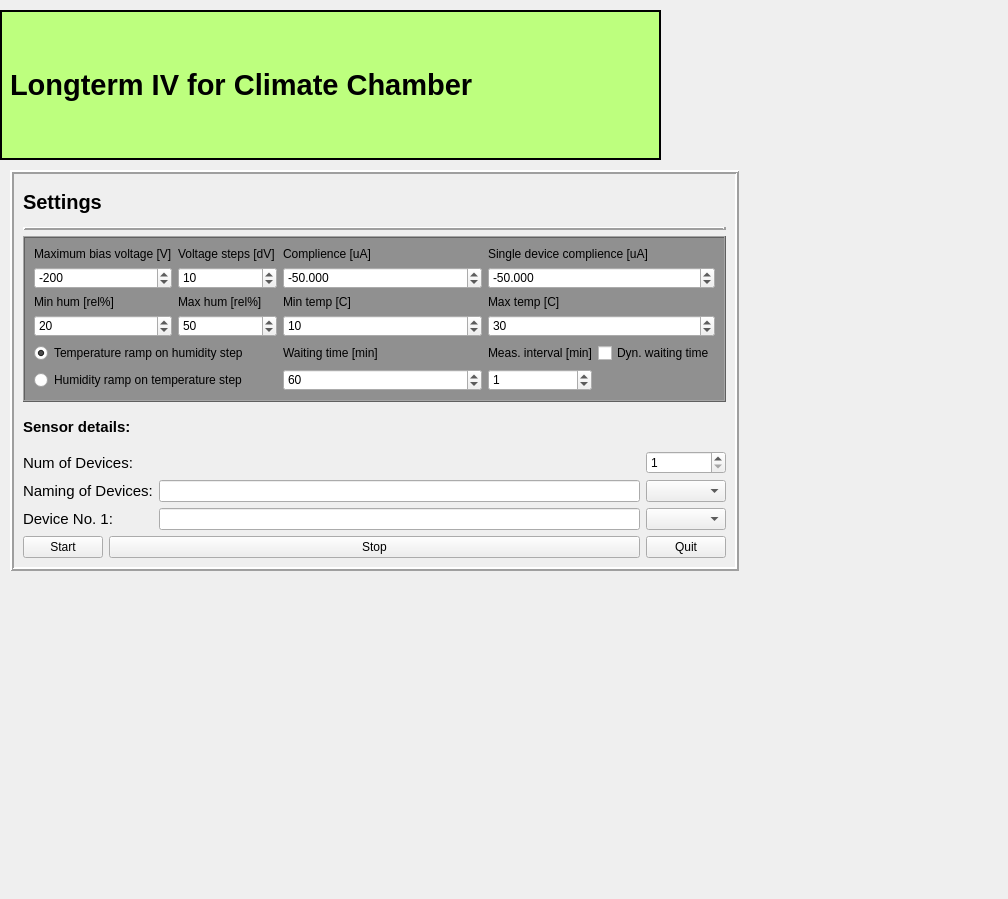
<?xml version="1.0" encoding="UTF-8"?>
<ui version="4.0">
 <class>Form</class>
 <widget class="QWidget" name="Form">
  <property name="geometry">
   <rect>
    <x>0</x>
    <y>0</y>
    <width>1008</width>
    <height>899</height>
   </rect>
  </property>
  <property name="windowTitle">
   <string>Form</string>
  </property>
  <widget class="QLabel" name="Title">
   <property name="geometry">
    <rect>
     <x>0</x>
     <y>10</y>
     <width>661</width>
     <height>150</height>
    </rect>
   </property>
   <property name="sizePolicy">
    <sizepolicy hsizetype="Preferred" vsizetype="Fixed">
     <horstretch>0</horstretch>
     <verstretch>0</verstretch>
    </sizepolicy>
   </property>
   <property name="maximumSize">
    <size>
     <width>16777215</width>
     <height>150</height>
    </size>
   </property>
   <property name="font">
    <font>
     <pointsize>22</pointsize>
     <weight>75</weight>
     <bold>true</bold>
    </font>
   </property>
   <property name="autoFillBackground">
    <bool>false</bool>
   </property>
   <property name="styleSheet">
    <string notr="true">background-color: rgb(189, 255, 126);</string>
   </property>
   <property name="frameShape">
    <enum>QFrame::WinPanel</enum>
   </property>
   <property name="text">
    <string>Longterm IV for Climate Chamber</string>
   </property>
   <property name="scaledContents">
    <bool>true</bool>
   </property>
  </widget>
  <widget class="QFrame" name="frame_2">
   <property name="geometry">
    <rect>
     <x>10</x>
     <y>170</y>
     <width>729</width>
     <height>401</height>
    </rect>
   </property>
   <property name="autoFillBackground">
    <bool>true</bool>
   </property>
   <property name="frameShape">
    <enum>QFrame::Box</enum>
   </property>
   <property name="frameShadow">
    <enum>QFrame::Raised</enum>
   </property>
   <property name="lineWidth">
    <number>2</number>
   </property>
   <layout class="QGridLayout" name="gridLayout_2">
    <item row="0" column="0" colspan="2">
     <widget class="QLabel" name="label_3">
      <property name="font">
       <font>
        <pointsize>15</pointsize>
        <weight>75</weight>
        <bold>true</bold>
       </font>
      </property>
      <property name="text">
       <string>Settings </string>
      </property>
     </widget>
    </item>
    <item row="1" column="0" colspan="4">
     <widget class="Line" name="line_2">
      <property name="frameShadow">
       <enum>QFrame::Raised</enum>
      </property>
      <property name="lineWidth">
       <number>3</number>
      </property>
      <property name="orientation">
       <enum>Qt::Horizontal</enum>
      </property>
     </widget>
    </item>
    <item row="2" column="0" colspan="4">
     <widget class="QFrame" name="IV_settings_settings_2">
      <property name="maximumSize">
       <size>
        <width>16777215</width>
        <height>16777215</height>
       </size>
      </property>
      <property name="font">
       <font>
        <weight>75</weight>
        <bold>true</bold>
        <underline>false</underline>
       </font>
      </property>
      <property name="styleSheet">
       <string notr="true">QFrame { background :rgb(144, 144, 144) }</string>
      </property>
      <property name="frameShape">
       <enum>QFrame::Box</enum>
      </property>
      <property name="frameShadow">
       <enum>QFrame::Raised</enum>
      </property>
      <layout class="QGridLayout" name="gridLayout">
       <item row="0" column="1">
        <widget class="QLabel" name="voltages_steps_label_2">
         <property name="text">
          <string>Voltage steps [dV]</string>
         </property>
        </widget>
       </item>
       <item row="0" column="0">
        <widget class="QLabel" name="max_voltage_label_IV_2">
         <property name="text">
          <string>Maximum bias voltage [V]</string>
         </property>
        </widget>
       </item>
       <item row="1" column="2" colspan="2">
        <widget class="QDoubleSpinBox" name="complience_IV_2">
         <property name="decimals">
          <number>3</number>
         </property>
         <property name="minimum">
          <double>-1000.000000000000000</double>
         </property>
         <property name="maximum">
          <double>0.000000000000000</double>
         </property>
         <property name="singleStep">
          <double>0.100000000000000</double>
         </property>
         <property name="value">
          <double>-50.000000000000000</double>
         </property>
        </widget>
       </item>
       <item row="1" column="1">
        <widget class="QDoubleSpinBox" name="voltage_steps_IV_2">
         <property name="buttonSymbols">
          <enum>QAbstractSpinBox::UpDownArrows</enum>
         </property>
         <property name="decimals">
          <number>0</number>
         </property>
         <property name="maximum">
          <double>1000.000000000000000</double>
         </property>
         <property name="value">
          <double>10.000000000000000</double>
         </property>
        </widget>
       </item>
       <item row="0" column="2" colspan="2">
        <widget class="QLabel" name="complience_label_IV_3">
         <property name="text">
          <string>Complience [uA]</string>
         </property>
        </widget>
       </item>
       <item row="1" column="0">
        <widget class="QDoubleSpinBox" name="max_voltage_IV_2">
         <property name="decimals">
          <number>0</number>
         </property>
         <property name="minimum">
          <double>-1000.000000000000000</double>
         </property>
         <property name="maximum">
          <double>0.000000000000000</double>
         </property>
         <property name="singleStep">
          <double>10.000000000000000</double>
         </property>
         <property name="value">
          <double>-200.000000000000000</double>
         </property>
        </widget>
       </item>
       <item row="2" column="0">
        <widget class="QLabel" name="max_voltage_label_IV_3">
         <property name="text">
          <string>Min hum [rel%]</string>
         </property>
        </widget>
       </item>
       <item row="2" column="1">
        <widget class="QLabel" name="max_voltage_label_IV_4">
         <property name="text">
          <string>Max hum [rel%]</string>
         </property>
        </widget>
       </item>
       <item row="5" column="0" colspan="2">
        <widget class="QRadioButton" name="humramp_radio">
         <property name="text">
          <string>Humidity ramp on temperature step</string>
         </property>
        </widget>
       </item>
       <item row="3" column="2" colspan="2">
        <widget class="QDoubleSpinBox" name="min_temp">
         <property name="decimals">
          <number>0</number>
         </property>
         <property name="minimum">
          <double>0.000000000000000</double>
         </property>
         <property name="maximum">
          <double>200.000000000000000</double>
         </property>
         <property name="singleStep">
          <double>5.000000000000000</double>
         </property>
         <property name="value">
          <double>10.000000000000000</double>
         </property>
        </widget>
       </item>
       <item row="4" column="0" colspan="2">
        <widget class="QRadioButton" name="tempramp_radio">
         <property name="text">
          <string>Temperature ramp on humidity step</string>
         </property>
         <property name="checked">
          <bool>true</bool>
         </property>
        </widget>
       </item>
       <item row="3" column="0">
        <widget class="QDoubleSpinBox" name="min_hum">
         <property name="decimals">
          <number>0</number>
         </property>
         <property name="minimum">
          <double>0.000000000000000</double>
         </property>
         <property name="maximum">
          <double>100.000000000000000</double>
         </property>
         <property name="singleStep">
          <double>5.000000000000000</double>
         </property>
         <property name="value">
          <double>20.000000000000000</double>
         </property>
        </widget>
       </item>
       <item row="3" column="1">
        <widget class="QDoubleSpinBox" name="max_hum">
         <property name="decimals">
          <number>0</number>
         </property>
         <property name="minimum">
          <double>0.000000000000000</double>
         </property>
         <property name="maximum">
          <double>100.000000000000000</double>
         </property>
         <property name="singleStep">
          <double>5.000000000000000</double>
         </property>
         <property name="value">
          <double>50.000000000000000</double>
         </property>
        </widget>
       </item>
       <item row="3" column="4" colspan="2">
        <widget class="QDoubleSpinBox" name="max_temp">
         <property name="decimals">
          <number>0</number>
         </property>
         <property name="minimum">
          <double>0.000000000000000</double>
         </property>
         <property name="maximum">
          <double>200.000000000000000</double>
         </property>
         <property name="singleStep">
          <double>5.000000000000000</double>
         </property>
         <property name="value">
          <double>30.000000000000000</double>
         </property>
        </widget>
       </item>
       <item row="2" column="2" colspan="2">
        <widget class="QLabel" name="max_voltage_label_IV_5">
         <property name="text">
          <string>Min temp [C]</string>
         </property>
        </widget>
       </item>
       <item row="1" column="4" colspan="2">
        <widget class="QDoubleSpinBox" name="single_complience_2">
         <property name="decimals">
          <number>3</number>
         </property>
         <property name="minimum">
          <double>-1000.000000000000000</double>
         </property>
         <property name="maximum">
          <double>0.000000000000000</double>
         </property>
         <property name="singleStep">
          <double>0.100000000000000</double>
         </property>
         <property name="value">
          <double>-50.000000000000000</double>
         </property>
        </widget>
       </item>
       <item row="2" column="4">
        <widget class="QLabel" name="max_voltage_label_IV_6">
         <property name="text">
          <string>Max temp [C]</string>
         </property>
        </widget>
       </item>
       <item row="4" column="2" colspan="2">
        <widget class="QLabel" name="max_voltage_label_IV_7">
         <property name="text">
          <string>Waiting time [min]</string>
         </property>
        </widget>
       </item>
       <item row="5" column="2" colspan="2">
        <widget class="QDoubleSpinBox" name="waitingtime">
         <property name="decimals">
          <number>0</number>
         </property>
         <property name="minimum">
          <double>0.000000000000000</double>
         </property>
         <property name="maximum">
          <double>86400.000000000000000</double>
         </property>
         <property name="singleStep">
          <double>30.000000000000000</double>
         </property>
         <property name="value">
          <double>60.000000000000000</double>
         </property>
        </widget>
       </item>
       <item row="5" column="4">
        <widget class="QDoubleSpinBox" name="measint">
         <property name="decimals">
          <number>0</number>
         </property>
         <property name="minimum">
          <double>0.000000000000000</double>
         </property>
         <property name="maximum">
          <double>60.000000000000000</double>
         </property>
         <property name="singleStep">
          <double>1.000000000000000</double>
         </property>
         <property name="value">
          <double>1.000000000000000</double>
         </property>
        </widget>
       </item>
       <item row="4" column="4">
        <widget class="QLabel" name="max_voltage_label_IV_8">
         <property name="text">
          <string>Meas. interval [min]</string>
         </property>
        </widget>
       </item>
       <item row="4" column="5">
        <widget class="QCheckBox" name="checkBox">
         <property name="text">
          <string>Dyn. waiting time</string>
         </property>
        </widget>
       </item>
       <item row="0" column="4" colspan="2">
        <widget class="QLabel" name="complience_label_IV_4">
         <property name="text">
          <string>Single device complience [uA]</string>
         </property>
        </widget>
       </item>
      </layout>
     </widget>
    </item>
    <item row="3" column="0" colspan="2">
     <widget class="QLabel" name="label_4">
      <property name="font">
       <font>
        <pointsize>11</pointsize>
        <weight>75</weight>
        <bold>true</bold>
       </font>
      </property>
      <property name="text">
       <string>Sensor details:</string>
      </property>
     </widget>
    </item>
    <item row="4" column="0" colspan="2">
     <widget class="QLabel" name="label_5">
      <property name="font">
       <font>
        <pointsize>11</pointsize>
        <weight>50</weight>
        <bold>false</bold>
       </font>
      </property>
      <property name="text">
       <string>Num of Devices:</string>
      </property>
     </widget>
    </item>
    <item row="4" column="3">
     <widget class="QSpinBox" name="SenNum_spinBox">
      <property name="minimum">
       <number>1</number>
      </property>
      <property name="maximum">
       <number>10</number>
      </property>
      <property name="value">
       <number>1</number>
      </property>
     </widget>
    </item>
    <item row="5" column="0" colspan="2">
     <widget class="QLabel" name="label_6">
      <property name="font">
       <font>
        <pointsize>11</pointsize>
        <weight>50</weight>
        <bold>false</bold>
       </font>
      </property>
      <property name="text">
       <string>Naming of Devices:</string>
      </property>
     </widget>
    </item>
    <item row="5" column="2">
     <widget class="QLineEdit" name="naming_edit"/>
    </item>
    <item row="5" column="3">
     <widget class="QComboBox" name="namingconv_comboBox"/>
    </item>
    <item row="6" column="0" colspan="2">
     <widget class="QLabel" name="label_7">
      <property name="font">
       <font>
        <pointsize>11</pointsize>
        <weight>50</weight>
        <bold>false</bold>
       </font>
      </property>
      <property name="text">
       <string>Device No. 1:</string>
      </property>
     </widget>
    </item>
    <item row="6" column="2">
     <widget class="QLineEdit" name="naming_edit_2"/>
    </item>
    <item row="6" column="3">
     <widget class="QComboBox" name="sensorselect_comboBox"/>
    </item>
    <item row="7" column="0">
     <widget class="QPushButton" name="Start_Button">
      <property name="text">
       <string>Start</string>
      </property>
     </widget>
    </item>
    <item row="7" column="1" colspan="2">
     <widget class="QPushButton" name="Stop_Button">
      <property name="text">
       <string>Stop</string>
      </property>
     </widget>
    </item>
    <item row="7" column="3">
     <widget class="QPushButton" name="Quit_Button">
      <property name="text">
       <string>Quit</string>
      </property>
     </widget>
    </item>
   </layout>
  </widget>
 </widget>
 <resources/>
 <connections/>
</ui>
